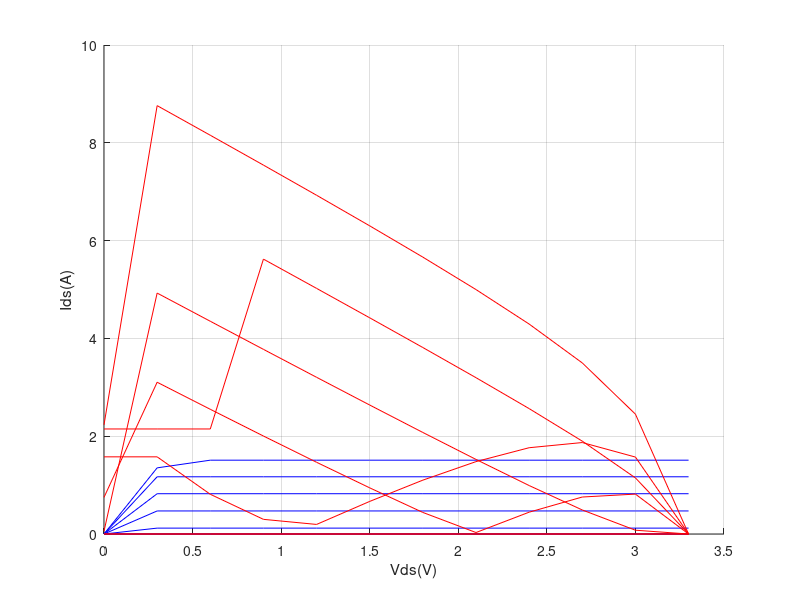

Write the MATLAB code that produced this figure.
%Programa para graficar comportamiento ideal del un inversor
%ITCR/Introducci?n al dise?o de circuitos integrados
%Prof. Dr.-Ing. Alfonso Chac?n Rodr?guez
%Estudiantes: Francis L?pez Montero /Jeffry Quir?s Fallas

%Par?metros NMOST

lambda=0.3*10^-6;
wn=12*lambda;
ln=2*lambda;

%Parámetros PMOS
x=1;
lp=ln;
wp=x*wn;
%Voltaje Umbral N 
Vtn=0.77;

%Voltaje Umbral P
Vtp=(-0.89);

%Tension alimentacion
Vdd=3.3;

tox=1.41;
e0=8.854e-12;%Permitividad del vac?o
Cox=3.6*e0/(tox*10^-9);

%Voltaje cr?tico
vsatn=10^7; %velocidad saturacion electrones
vsatp=8e6; %velocidad saturacion huecos
n=1;

r=3;%Proporcion beta PMOS respecto a NMOS

for Vin=0:0.5:Vdd
    Vingraf(n)=Vin;
    m=1;
    %Par?metros PMOS
    up=(185)/(1+(abs(Vin-1.5*Vtp)/(0.338 * tox)));%Efectividad de canal
    Vcp=lp*(2*vsatp/up);
    VGTp=Vin + Vtp;
    Vdpsat=(VGTp*Vcp)/(VGTp+Vcp);
    
    %Parametros NMOS
    un=(540)/(1+((Vin+Vtn)/(0.54 * tox))^1.85);
    Vcn=ln*(2*vsatn/un);
    VGTn=Vin-Vtn;
    Vdnsat=(VGTn*Vcn)/(VGTn+Vcn);
    
    for Vout=0:0.3:Vdd
        Voutgraf(m)=Vout;
     

        %Ecuaciones region PMOS
        if(Vin>Vdd + Vtp)
            Idp=0;
        elseif((Vin<Vdd + Vtp) && (Vout>Vdpsat))
            Vds=Vdd-Vout;
            Idp=(up/(1+(Vds/Vcp)))*Cox*r*(wp/lp)*(VGTp-(Vds/2))*Vds;
        elseif((Vin<Vdd + Vtp) && (Vout<=Vdpsat))
            Idp=Cox*r*wp*(VGTp-Vdpsat)*vsatp;
        end
        Idsp(m,n)=abs(Idp);
%_-------------------------------------------------------------------------        
        %Ecuaciones region NMOS
        if(Vin<Vtn)
            Idsn(m,n)=0;
        elseif((Vin>Vtn)&&(Vout<Vdnsat))
            Vds=Vout;
            Idsn(m,n)=(un/(1+(Vds/Vcn)))*Cox*(wn/ln)*(VGTn-(Vds/2))*Vds;
        elseif((Vin>Vtn)&&(Vout>=Vdnsat))
            Idsn(m,n)=Cox*wn*(VGTn-Vdnsat)*vsatn;
        end
        m=m+1;
    end
    n=n+1;
end

plot(Voutgraf,Idsn,'b',Voutgraf,Idsp,'r')
xlabel('Vds(V)')
ylabel('Ids(A)')
axis on
grid on
box off

    %Region de corte
    %Vin<Vtn; NMOS
    %Vin>Vtp + Vdd; PMOS

    %Region lineal NMOS
    %Vin>Vtn;
    %Vout<Vin-Vtn;

    %Region lineal PMOS
    %Vin<Vtp + Vdd;
    %Vout>Vin-Vtp;

    %Region saturacion NMOS
    %Vin>Vtn;
    %Vout>Vin-Vtn;

    %Region saturacion PMOS
    %Vin<Vtp + Vdd;
    %Vout<Vin-Vtp;

